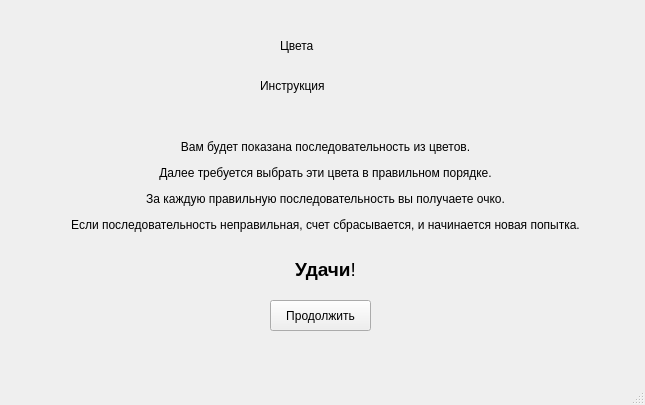
<?xml version="1.0" encoding="UTF-8"?>
<ui version="4.0">
 <class>MainWindow</class>
 <widget class="QMainWindow" name="MainWindow">
  <property name="geometry">
   <rect>
    <x>0</x>
    <y>0</y>
    <width>645</width>
    <height>405</height>
   </rect>
  </property>
  <property name="windowTitle">
   <string>Цвета. Инструкция</string>
  </property>
  <widget class="QWidget" name="centralwidget">
   <widget class="QLabel" name="label_2">
    <property name="geometry">
     <rect>
      <x>-30</x>
      <y>110</y>
      <width>711</width>
      <height>201</height>
     </rect>
    </property>
    <property name="styleSheet">
     <string notr="true">font: 10pt &quot;MS Shell Dlg 2&quot;;</string>
    </property>
    <property name="text">
     <string>&lt;html&gt;&lt;head/&gt;&lt;body&gt;&lt;p align=&quot;center&quot;&gt;Вам будет показана последовательность из цветов.&lt;/p&gt;&lt;p align=&quot;center&quot;&gt;Далее требуется выбрать эти цвета в правильном порядке.&lt;/p&gt;&lt;p align=&quot;center&quot;&gt;За каждую правильную последовательность вы получаете очко.&lt;/p&gt;&lt;p align=&quot;center&quot;&gt;Если последовательность неправильная, счет сбрасывается, и начинается новая попытка.&lt;br/&gt;&lt;/p&gt;&lt;p align=&quot;center&quot;&gt;&lt;span style=&quot; font-size:14pt; font-weight:600;&quot;&gt;Удачи&lt;/span&gt;&lt;span style=&quot; font-size:14pt;&quot;&gt;!&lt;/span&gt;&lt;/p&gt;&lt;/body&gt;&lt;/html&gt;</string>
    </property>
   </widget>
   <widget class="QPushButton" name="continue_coloursButton">
    <property name="geometry">
     <rect>
      <x>270</x>
      <y>300</y>
      <width>101</width>
      <height>31</height>
     </rect>
    </property>
    <property name="styleSheet">
     <string notr="true">font: 11pt &quot;MS Shell Dlg 2&quot;;</string>
    </property>
    <property name="text">
     <string>Продолжить</string>
    </property>
   </widget>
   <widget class="QLabel" name="label_3">
    <property name="geometry">
     <rect>
      <x>260</x>
      <y>70</y>
      <width>121</width>
      <height>31</height>
     </rect>
    </property>
    <property name="styleSheet">
     <string notr="true">font: 16pt &quot;MS Shell Dlg 2&quot;;</string>
    </property>
    <property name="text">
     <string>Инструкция</string>
    </property>
   </widget>
   <widget class="QLabel" name="label">
    <property name="geometry">
     <rect>
      <x>280</x>
      <y>20</y>
      <width>81</width>
      <height>51</height>
     </rect>
    </property>
    <property name="styleSheet">
     <string notr="true">font: 20pt &quot;MS Shell Dlg 2&quot;;</string>
    </property>
    <property name="text">
     <string>Цвета</string>
    </property>
   </widget>
  </widget>
  <widget class="QStatusBar" name="statusbar"/>
 </widget>
 <resources/>
 <connections/>
</ui>
